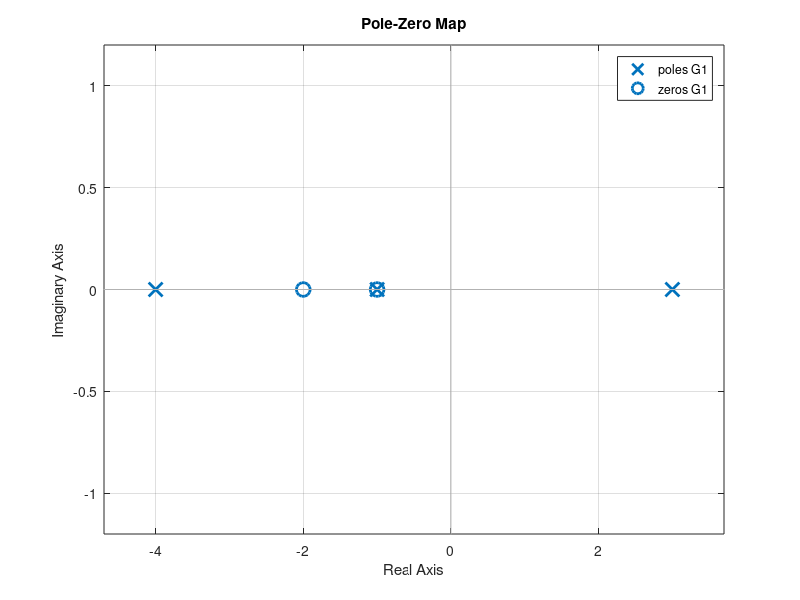
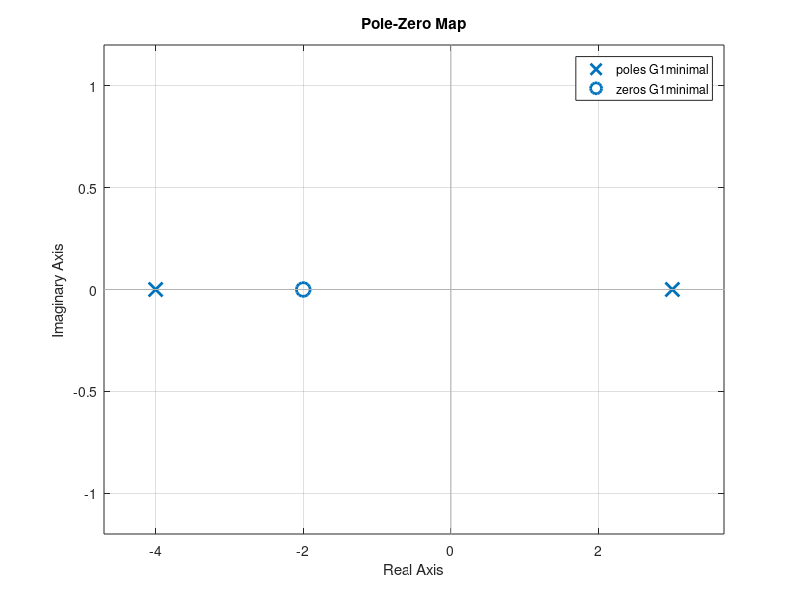
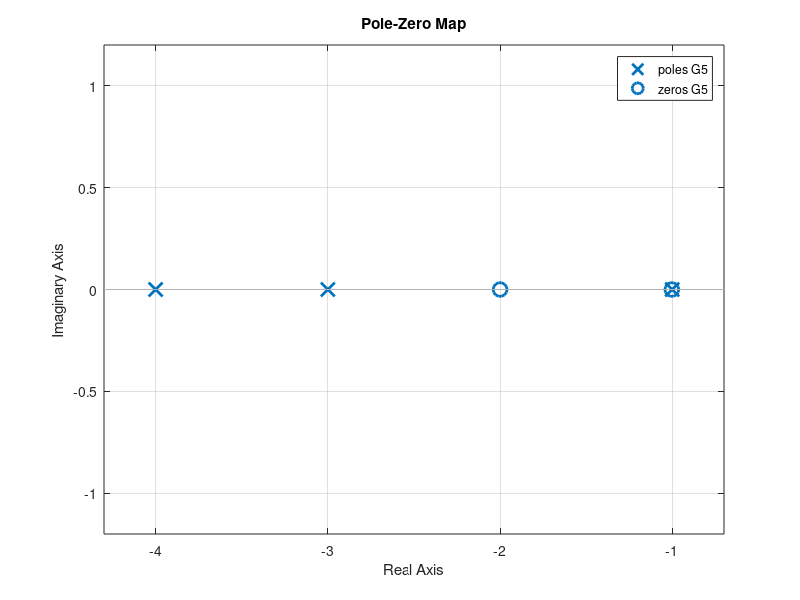
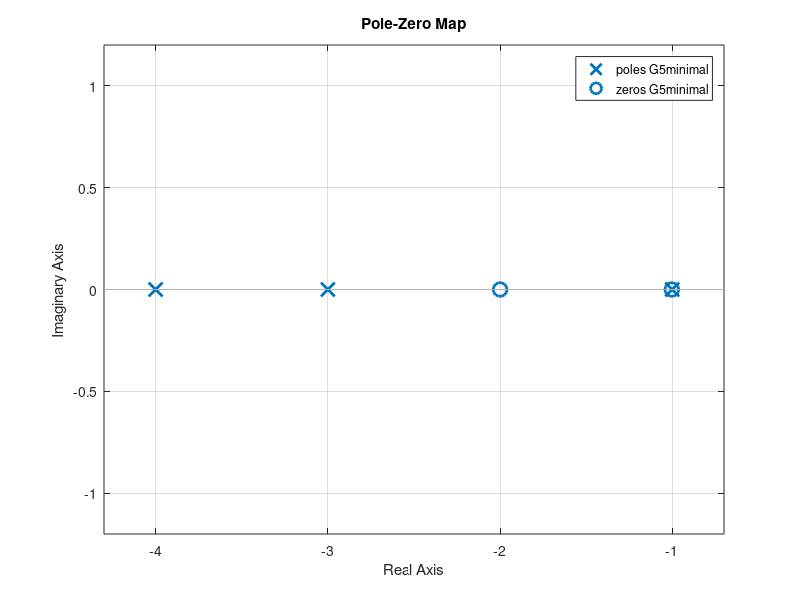

These figures' MATLAB source, in order:
%Explore how to using 'minreal' to perform transfer function pole/zero
%cancellation.
%
%Note that we do not show how minreal operations on state space systems.
%The scope of this lecture is for transfer functions only.
%
%Christopher Lum
%lum@uw.edu

%Version History
%05/10/19: Created

clear
clc
close all

%% Example 1: Exact pole/zero cancellation
num1 = [1 3 2];
den1 = [1 2 -11 -12];

G1 = tf(num1,den1)

roots(num1)
roots(den1)

figure
pzmap(G1)

%Perform pole/zero cancellation
G1minimal = minreal(G1)

figure
pzmap(G1minimal)

%% Example 2: Show how this can occur even when using zpk
z2 = [-2 -1];
p2 = [-4 -1 3];
k2 = [1];

G2 = zpk(z2,p2,k2)

G2minimal = minreal(G2)

%% Example 3: Show how this can occur when composing transfer functions
z3 = [-1];
p3 = [-2 -3];
k3 = [1];
G3 = zpk(z3,p3,k3);

z4 = [-2];
p4 = [-1 -3];
k4 = [1];
G4 = zpk(z4,p4,k4)

T1 = G4*G3
T1minimal = minreal(T1)

%% Example 4: Simple feedback system
T2 = G3/(1+G3)
T2minimal = minreal(T2)

%% Example 5: Small numerical inaccuracies
num5 = [1 3.003 2.006];
den5 = [1 8.001 19.007 12.012];

G5 = tf(num5,den5)

roots(num5);
roots(den5);

figure
pzmap(G5)

%Perform pole/zero cancellation
tol = 0.001;
G5minimal = minreal(G5,tol)

figure
pzmap(G5minimal)